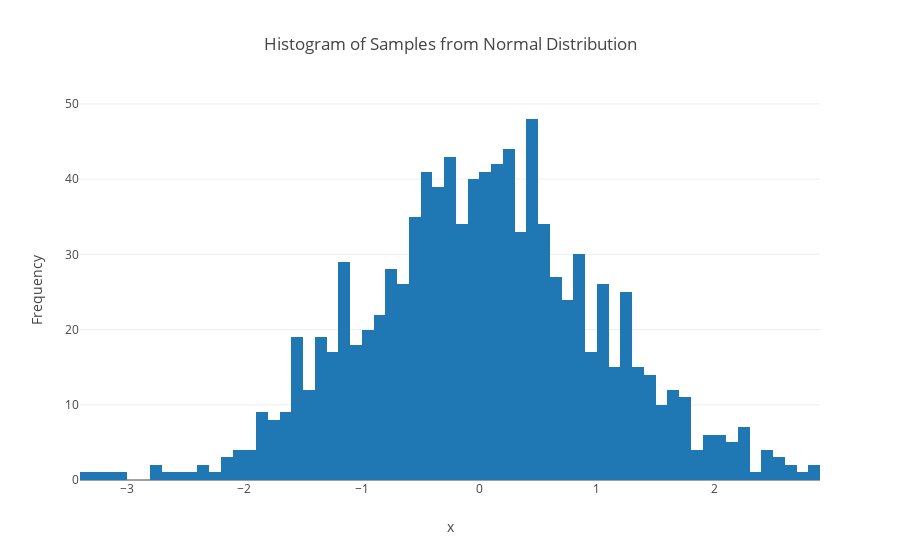

Notebook code cell kept with this figure:
### Code cell
# Let's try a histogram
from random import gauss
N = 1000
samples = [gauss(0,1) for i in range(N)]            # generate N normally distributed samples
trace = go.Histogram(x = samples)
trace.xbins = dict(start = -4, end = 4, size = 0.1) # bin in increments of 0.1
data = Data([trace])
layout.xaxis.title = "x"
layout.yaxis.title = "Frequency"
layout.title = "Histogram of Samples from Normal Distribution"
figure = Figure(data = data, layout = layout)
iplot(figure, filename = "Histogram")

### Figure 1 — Plotly figure (JSON) as saved in the notebook; plotly's stock layout.template omitted (floating-point values rounded to 4 significant figures; data arrays with more than 128 entries replaced by an {"elided": "..."} marker saying what was removed)
{"data": [{"type": "histogram", "x": {"elided": "1000 float values"}, "xbins": {"end": 4, "size": 0.1, "start": -4}}], "layout": {"title": "Histogram of Samples from Normal Distribution", "xaxis": {"title": "x"}, "yaxis": {"title": "Frequency"}}}
